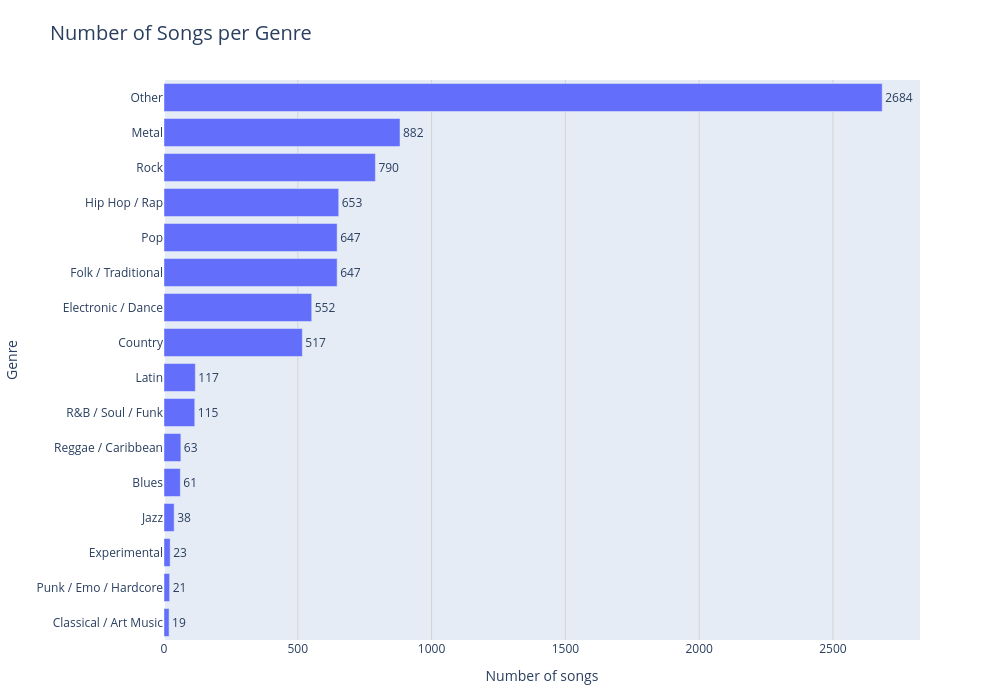

This figure's notebook cell:
### Code cell
# 1. Number of songs per genre - versión Plotly

pio.renderers.default = "vscode"

# Prepare data

df_genre_counts = df_song_genre_models.copy()

df_genre_counts = df_genre_counts.drop_duplicates(
    subset=["artist_clean", "song_norm", "genre_clean"]
)

genre_counts = (
    df_genre_counts
    .groupby("genre_clean")
    .agg(n_songs=("song_norm", "count"))
    .reset_index()
    .sort_values("n_songs", ascending=True)
)

# Plotly chart

fig = px.bar(
    genre_counts,
    x="n_songs",
    y="genre_clean",
    orientation="h",
    text="n_songs",
    title="Number of Songs per Genre",
    labels={
        "n_songs": "Number of songs",
        "genre": "Genre"
    }
)

fig.update_traces(
    textposition="outside"
)

fig.update_layout(
    width=1000,
    height=700,
    title=dict(
        font=dict(size=20)
    ),
    xaxis=dict(
        showgrid=True,
        gridcolor="lightgray"
    ),
    yaxis=dict(
        title="Genre"
    ),
    margin=dict(l=160, r=80, t=80, b=60)
)

fig.show()

### Figure 1 — Plotly figure (JSON) as saved in the notebook; plotly's stock layout.template omitted (floating-point values rounded to 4 significant figures)
{"data": [{"hovertemplate": "Number of songs=%{text}<br>genre_clean=%{y}<extra></extra>", "legendgroup": "", "marker": {"color": "#636efa", "pattern": {"shape": ""}}, "name": "", "orientation": "h", "showlegend": false, "text": [19.0, 21.0, 23.0, 38.0, 61.0, 63.0, 115.0, 117.0, 517.0, 552.0, 647.0, 647.0, 653.0, 790.0, 882.0, 2684.0], "textposition": "outside", "type": "bar", "x": [19, 21, 23, 38, 61, 63, 115, 117, 517, 552, 647, 647, 653, 790, 882, 2684], "xaxis": "x", "y": ["Classical / Art Music", "Punk / Emo / Hardcore", "Experimental", "Jazz", "Blues", "Reggae / Caribbean", "R&B / Soul / Funk", "Latin", "Country", "Electronic / Dance", "Folk / Traditional", "Pop", "Hip Hop / Rap", "Rock", "Metal", "Other"], "yaxis": "y"}], "layout": {"barmode": "relative", "height": 700, "legend": {"tracegroupgap": 0}, "margin": {"b": 60, "l": 160, "r": 80, "t": 80}, "title": {"font": {"size": 20}, "text": "Number of Songs per Genre"}, "width": 1000, "xaxis": {"anchor": "y", "domain": [0, 1], "gridcolor": "lightgray", "showgrid": true, "title": {"text": "Number of songs"}}, "yaxis": {"anchor": "x", "domain": [0, 1], "title": {"text": "Genre"}}}}
